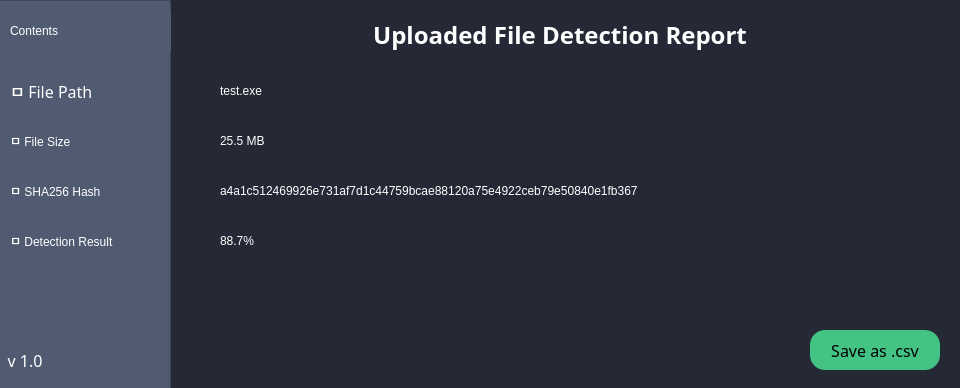
<?xml version="1.0" encoding="UTF-8"?>
<ui version="4.0">
 <class>Dialog</class>
 <widget class="QDialog" name="Dialog">
  <property name="geometry">
   <rect>
    <x>0</x>
    <y>0</y>
    <width>960</width>
    <height>388</height>
   </rect>
  </property>
  <property name="windowTitle">
   <string>Dialog</string>
  </property>
  <property name="styleSheet">
   <string notr="true"/>
  </property>
  <widget class="QFrame" name="SideBar_2">
   <property name="geometry">
    <rect>
     <x>0</x>
     <y>-10</y>
     <width>991</width>
     <height>621</height>
    </rect>
   </property>
   <property name="styleSheet">
    <string notr="true">background-color: rgb(37, 41, 54);</string>
   </property>
   <property name="frameShape">
    <enum>QFrame::StyledPanel</enum>
   </property>
   <property name="frameShadow">
    <enum>QFrame::Raised</enum>
   </property>
   <widget class="QLabel" name="ReportTitle">
    <property name="geometry">
     <rect>
      <x>360</x>
      <y>20</y>
      <width>400</width>
      <height>51</height>
     </rect>
    </property>
    <property name="minimumSize">
     <size>
      <width>400</width>
      <height>51</height>
     </size>
    </property>
    <property name="maximumSize">
     <size>
      <width>300</width>
      <height>51</height>
     </size>
    </property>
    <property name="font">
     <font>
      <family>Bahnschrift SemiBold SemiConden</family>
      <pointsize>25</pointsize>
      <weight>75</weight>
      <bold>true</bold>
     </font>
    </property>
    <property name="frameShadow">
     <enum>QFrame::Plain</enum>
    </property>
    <property name="text">
     <string>&lt;html&gt;&lt;head/&gt;&lt;body&gt;&lt;p&gt;&lt;span style=&quot; font-size:18pt; color:#ffffff;&quot;&gt;Uploaded File Detection Report&lt;/span&gt;&lt;/p&gt;&lt;/body&gt;&lt;/html&gt;</string>
    </property>
    <property name="alignment">
     <set>Qt::AlignCenter</set>
    </property>
   </widget>
   <widget class="QFrame" name="SideBar_3">
    <property name="geometry">
     <rect>
      <x>-10</x>
      <y>10</y>
      <width>181</width>
      <height>621</height>
     </rect>
    </property>
    <property name="styleSheet">
     <string notr="true">background-color: rgb(80, 91, 113);</string>
    </property>
    <property name="frameShape">
     <enum>QFrame::StyledPanel</enum>
    </property>
    <property name="frameShadow">
     <enum>QFrame::Raised</enum>
    </property>
    <widget class="QPushButton" name="menu_7">
     <property name="geometry">
      <rect>
       <x>20</x>
       <y>70</y>
       <width>130</width>
       <height>41</height>
      </rect>
     </property>
     <property name="minimumSize">
      <size>
       <width>130</width>
       <height>0</height>
      </size>
     </property>
     <property name="maximumSize">
      <size>
       <width>130</width>
       <height>16777215</height>
      </size>
     </property>
     <property name="font">
      <font>
       <family>Bahnschrift SemiBold SemiConden</family>
       <pointsize>12</pointsize>
       <weight>7</weight>
       <italic>false</italic>
       <bold>false</bold>
      </font>
     </property>
     <property name="styleSheet">
      <string notr="true">text-align:left;
font: 63 12pt &quot;Bahnschrift SemiBold SemiConden&quot;;
color: rgb(255, 255, 255);
border:none;</string>
     </property>
     <property name="text">
      <string>ㅁ File Path</string>
     </property>
     <property name="iconSize">
      <size>
       <width>26</width>
       <height>26</height>
      </size>
     </property>
    </widget>
    <widget class="QPushButton" name="menu_8">
     <property name="geometry">
      <rect>
       <x>20</x>
       <y>120</y>
       <width>130</width>
       <height>41</height>
      </rect>
     </property>
     <property name="minimumSize">
      <size>
       <width>130</width>
       <height>0</height>
      </size>
     </property>
     <property name="maximumSize">
      <size>
       <width>130</width>
       <height>16777215</height>
      </size>
     </property>
     <property name="styleSheet">
      <string notr="true">text-align:left;
font: 63 12pt &quot;Bahnschrift SemiBold SemiConden&quot;;
color: rgb(255, 255, 255);
border:none;</string>
     </property>
     <property name="text">
      <string>ㅁ File Size</string>
     </property>
     <property name="iconSize">
      <size>
       <width>26</width>
       <height>26</height>
      </size>
     </property>
    </widget>
    <widget class="QPushButton" name="menu_9">
     <property name="geometry">
      <rect>
       <x>20</x>
       <y>170</y>
       <width>130</width>
       <height>41</height>
      </rect>
     </property>
     <property name="minimumSize">
      <size>
       <width>130</width>
       <height>0</height>
      </size>
     </property>
     <property name="maximumSize">
      <size>
       <width>130</width>
       <height>16777215</height>
      </size>
     </property>
     <property name="styleSheet">
      <string notr="true">text-align:left;
font: 63 12pt &quot;Bahnschrift SemiBold SemiConden&quot;;
color: rgb(255, 255, 255);
border:none;</string>
     </property>
     <property name="text">
      <string>ㅁ SHA256 Hash</string>
     </property>
     <property name="iconSize">
      <size>
       <width>26</width>
       <height>26</height>
      </size>
     </property>
    </widget>
    <widget class="QPushButton" name="menu_10">
     <property name="geometry">
      <rect>
       <x>20</x>
       <y>220</y>
       <width>160</width>
       <height>41</height>
      </rect>
     </property>
     <property name="minimumSize">
      <size>
       <width>160</width>
       <height>0</height>
      </size>
     </property>
     <property name="maximumSize">
      <size>
       <width>160</width>
       <height>16777215</height>
      </size>
     </property>
     <property name="styleSheet">
      <string notr="true">text-align:left;
font: 63 12pt &quot;Bahnschrift SemiBold SemiConden&quot;;
color: rgb(255, 255, 255);
border:none;</string>
     </property>
     <property name="text">
      <string>ㅁ Detection Result</string>
     </property>
     <property name="iconSize">
      <size>
       <width>26</width>
       <height>26</height>
      </size>
     </property>
    </widget>
    <widget class="QPushButton" name="menu_6">
     <property name="geometry">
      <rect>
       <x>20</x>
       <y>10</y>
       <width>200</width>
       <height>41</height>
      </rect>
     </property>
     <property name="minimumSize">
      <size>
       <width>200</width>
       <height>0</height>
      </size>
     </property>
     <property name="maximumSize">
      <size>
       <width>200</width>
       <height>16777215</height>
      </size>
     </property>
     <property name="styleSheet">
      <string notr="true">text-align:left;
font: 63 15pt &quot;Bahnschrift SemiBold SemiConden&quot;;
color: rgb(255, 255, 255);
border:none;</string>
     </property>
     <property name="text">
      <string>Contents</string>
     </property>
     <property name="icon">
      <iconset resource="Resources/resources.qrc">
       <normaloff>:/icons/menu.png</normaloff>:/icons/menu.png</iconset>
     </property>
     <property name="iconSize">
      <size>
       <width>26</width>
       <height>26</height>
      </size>
     </property>
    </widget>
    <widget class="QLabel" name="VersionInfo_2">
     <property name="geometry">
      <rect>
       <x>0</x>
       <y>330</y>
       <width>70</width>
       <height>61</height>
      </rect>
     </property>
     <property name="minimumSize">
      <size>
       <width>70</width>
       <height>61</height>
      </size>
     </property>
     <property name="maximumSize">
      <size>
       <width>70</width>
       <height>61</height>
      </size>
     </property>
     <property name="font">
      <font>
       <family>Bahnschrift SemiBold SemiConden</family>
       <pointsize>12</pointsize>
       <weight>7</weight>
       <italic>false</italic>
       <bold>false</bold>
      </font>
     </property>
     <property name="styleSheet">
      <string notr="true">font: 63 12pt &quot;Bahnschrift SemiBold SemiConden&quot;;</string>
     </property>
     <property name="text">
      <string>&lt;html&gt;&lt;head/&gt;&lt;body&gt;&lt;p&gt;&lt;span style=&quot; color:#ffffff;&quot;&gt;v 1.0&lt;/span&gt;&lt;/p&gt;&lt;/body&gt;&lt;/html&gt;</string>
     </property>
     <property name="alignment">
      <set>Qt::AlignCenter</set>
     </property>
    </widget>
   </widget>
   <widget class="QLabel" name="FilePath">
    <property name="geometry">
     <rect>
      <x>220</x>
      <y>90</y>
      <width>501</width>
      <height>21</height>
     </rect>
    </property>
    <property name="styleSheet">
     <string notr="true">text-align:left;
font: 63 13pt &quot;Bahnschrift SemiBold SemiConden&quot;;
color: rgb(255, 255, 255);</string>
    </property>
    <property name="text">
     <string>test.exe</string>
    </property>
   </widget>
   <widget class="QLabel" name="FileSize">
    <property name="geometry">
     <rect>
      <x>220</x>
      <y>140</y>
      <width>501</width>
      <height>21</height>
     </rect>
    </property>
    <property name="styleSheet">
     <string notr="true">text-align:left;
font: 63 13pt &quot;Bahnschrift SemiBold SemiConden&quot;;
color: rgb(255, 255, 255);</string>
    </property>
    <property name="text">
     <string>25.5 MB</string>
    </property>
   </widget>
   <widget class="QLabel" name="Hash">
    <property name="geometry">
     <rect>
      <x>220</x>
      <y>190</y>
      <width>741</width>
      <height>21</height>
     </rect>
    </property>
    <property name="styleSheet">
     <string notr="true">text-align:left;
font: 63 13pt &quot;Bahnschrift SemiBold SemiConden&quot;;
color: rgb(255, 255, 255);</string>
    </property>
    <property name="text">
     <string>a4a1c512469926e731af7d1c44759bcae88120a75e4922ceb79e50840e1fb367</string>
    </property>
   </widget>
   <widget class="QLabel" name="Result">
    <property name="geometry">
     <rect>
      <x>220</x>
      <y>240</y>
      <width>151</width>
      <height>21</height>
     </rect>
    </property>
    <property name="styleSheet">
     <string notr="true">text-align:left;
font: 63 13pt &quot;Bahnschrift SemiBold SemiConden&quot;;
color: rgb(255, 255, 255);</string>
    </property>
    <property name="text">
     <string>88.7%</string>
    </property>
   </widget>
   <widget class="QPushButton" name="SaveCSV">
    <property name="enabled">
     <bool>true</bool>
    </property>
    <property name="geometry">
     <rect>
      <x>810</x>
      <y>340</y>
      <width>130</width>
      <height>40</height>
     </rect>
    </property>
    <property name="minimumSize">
     <size>
      <width>130</width>
      <height>40</height>
     </size>
    </property>
    <property name="maximumSize">
     <size>
      <width>130</width>
      <height>40</height>
     </size>
    </property>
    <property name="font">
     <font>
      <family>Bahnschrift SemiBold SemiConden</family>
      <pointsize>12</pointsize>
      <weight>50</weight>
      <italic>false</italic>
      <bold>false</bold>
     </font>
    </property>
    <property name="styleSheet">
     <string notr="true">QPushButton{
	background-color: rgb(67, 196, 133);
	border:none;
	border-radius:15;
}

QPushButton:hover{
	background-color: rgb(59, 173, 116);
}

QPushButton:clicked{
	background-color: rgb(51, 150, 101);
}</string>
    </property>
    <property name="text">
     <string>Save as .csv</string>
    </property>
   </widget>
  </widget>
 </widget>
 <resources>
  <include location="Resources/resources.qrc"/>
 </resources>
 <connections/>
</ui>
